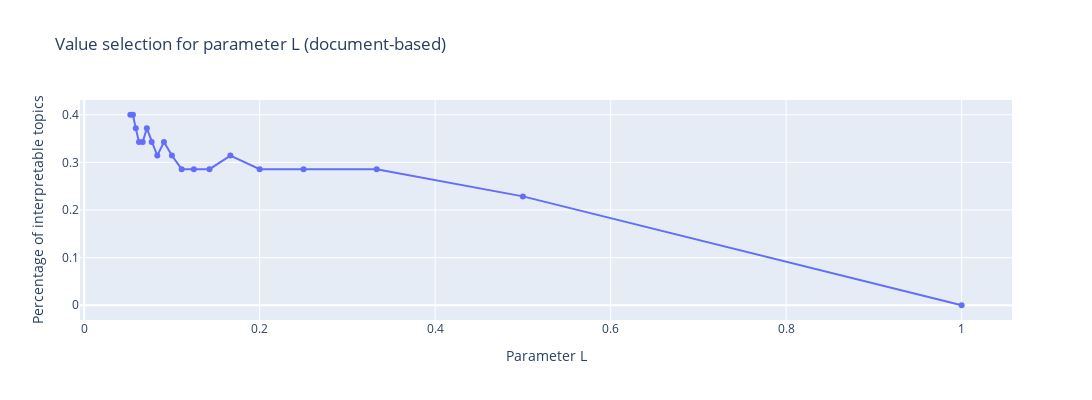

The notebook cell this image was saved under:
### Markdown cell above
The following chart shows that the percentage of potentially interpretable topics for “high enough” levels of L is not large enough, so the paragraph-based interpretation can be explored.

### Code cell
list_perc1 = []
for i in list_L:
    num = perc(i, df_topic_distribution)
    list_perc1.append(num)

df_L1 = pd.DataFrame({'Parameter L': list_L, 'Percentage of interpretable topics': list_perc1})
fig_L1 = px.line(df_L1, x = 'Parameter L', y="Percentage of interpretable topics", title = 'Value selection for parameter L (document-based)')
fig_L1.update_layout(autosize=False, width=1200, height=400)
fig_L1.update_traces(mode = "lines + markers")
fig_L1.show()

### Figure 1 — Plotly figure (JSON) as saved in the notebook; plotly's stock layout.template omitted (floating-point values rounded to 4 significant figures)
{"data": [{"hovertemplate": "Parameter L=%{x}<br>Percentage of interpretable topics=%{y}<extra></extra>", "legendgroup": "", "line": {"color": "#636efa", "dash": "solid"}, "mode": "lines+markers", "name": "", "orientation": "v", "showlegend": false, "type": "scatter", "x": [1, 0.5, 0.3333, 0.25, 0.2, 0.1667, 0.1429, 0.125, 0.1111, 0.1, 0.09091, 0.08333, 0.07692, 0.07143, 0.06667, 0.0625, 0.05882, 0.05556, 0.05263], "xaxis": "x", "y": [0, 0.2286, 0.2857, 0.2857, 0.2857, 0.3143, 0.2857, 0.2857, 0.2857, 0.3143, 0.3429, 0.3143, 0.3429, 0.3714, 0.3429, 0.3429, 0.3714, 0.4, 0.4], "yaxis": "y"}], "layout": {"autosize": false, "height": 400, "legend": {"tracegroupgap": 0}, "title": {"text": "Value selection for parameter L (document-based)"}, "width": 1200, "xaxis": {"anchor": "y", "domain": [0, 1], "title": {"text": "Parameter L"}}, "yaxis": {"anchor": "x", "domain": [0, 1], "title": {"text": "Percentage of interpretable topics"}}}}
